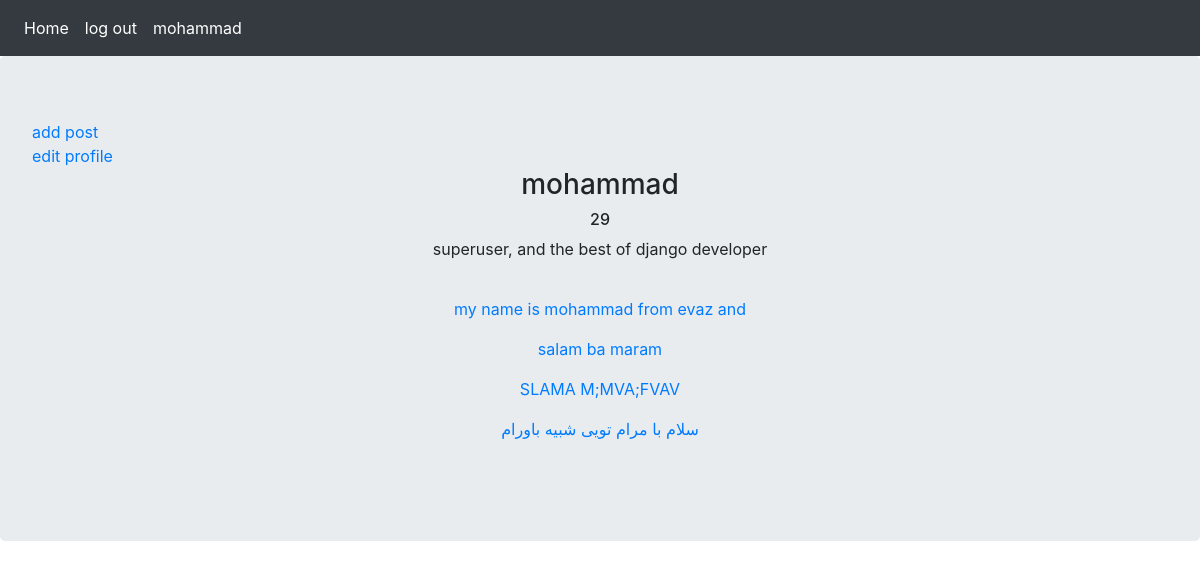
Page /account/dashboard/1/ (signed in) on the committed database.
### account/models.py (models this page shows, shortened)
class profilee(models.Model):
    user=models.OneToOneField(User, on_delete=models.CASCADE)
    age=models.PositiveSmallIntegerField(null=True,blank=True)
    bio=models.TextField(null=True,blank=True)
    phone=models.PositiveIntegerField(null=True, blank=True)

### posts/models.py (models this page shows, shortened)
class post(models.Model):
    user=models.ForeignKey(User, on_delete=models.CASCADE)
    body=models.TextField(max_length=500)
    slug=models.SlugField(max_length=200,allow_unicode=True)
    created=models.DateTimeField(auto_now_add=True)
    def get_absolute_url(self):
        return reverse('posts:post_detail',args=[self.created.year,self.created.month,self.created.day,self.created.second])

### account/views.py (the view)
# urls.py: path('dashboard/<int:userid>/', views.user_dashboard , name='dashboard'),
@login_required
def user_dashboard(request,userid):
    user=get_object_or_404(User,id=userid)
    posts=post.objects.filter(user=user)
    self_dash=False
    relation=Relation.objects.filter(from_user=request.user , to_user=user)
    if request.user.id == userid:
        self_dash=True
    return render(request, 'account/dashboard.html',{'user':user,'posts':posts,'self_dash':self_dash,'relation':relation})

### account/templates/account/dashboard.html (shortened to what this page needs)
{% extends 'base.html' %}
{% load static %}
{% block content %}
    {% if self_dash %}
    <a href="{% url 'posts:add_post' user.id %}">add post</a> </br>
    <a href="{% url 'account:edit_profile' user.id %}">edit profile</a>
    {% endif %}
    <h3 class="text-center">{{ user.username }}</h3>
    <h6 class="text-center">{{ user.profilee.age }}</h6>
    <p class="text-center">
    {{ user.profilee.bio }}
    </p>
    <div class="card-body">
    {% for post in posts %}
        <p class="text-center">
    <a href="{{ post.get_absolute_url }}"> {{ post.body }} </a>
            </p>
    {% empty %}
        <p>this user dont have any post</p>
    {% endfor %}
    </div>
{% endblock %}

### templates/inc/navbar.html
<nav class="navbar navbar-expand-lg navbar-dark bg-dark">
    <div class="navbar-nav">
        <a class="nav-link active" href="{% url  'posts:all_posts' %}">Home</a>
        {% if request.user.is_authenticated %}
            <a class="nav-link active" href="{% url  'account:logout' %}">log out</a>
            <a class="nav-link active" href="{% url  'account:dashboard' request.user.id %}">{{ request.user}}</a>
        {% else %}
            <a class="nav-link active" href="{% url  'account:login' %}">login</a>
            <a class="nav-link active" href="{% url  'account:phone_login' %}">phone login</a>
            <a class="nav-link active" href="{% url  'account:register' %}">register</a>
        {% endif %}
    </div>
</nav>

### rows in the picture
post: body "my name is mohammad from evaz and"
post: body "salam ba maram"
post: body "SLAMA M;MVA;FVAV"
post: body "سلام با مرام تویی شبیه باورام"

### other values in the picture
{{ request.user }} "mohammad"
{{ user.username }} "mohammad"
{{ user.profilee.age }} "29"
{{ user.profilee.bio }} "superuser, and the best of django developer"
